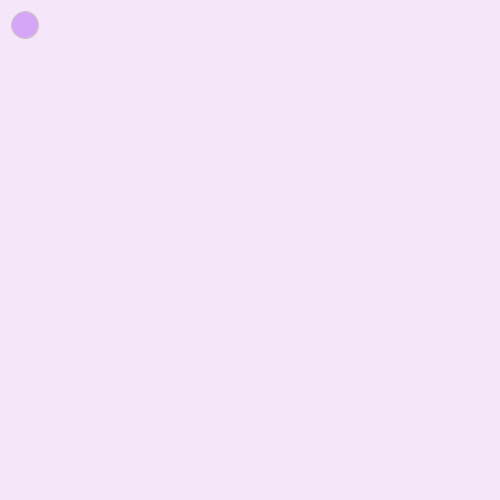
Frame 1 (no input)
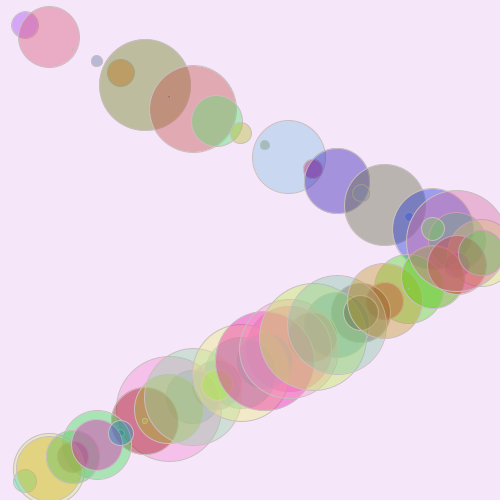
Frame 60 (the mouse pressed at the canvas centre just before this capture)
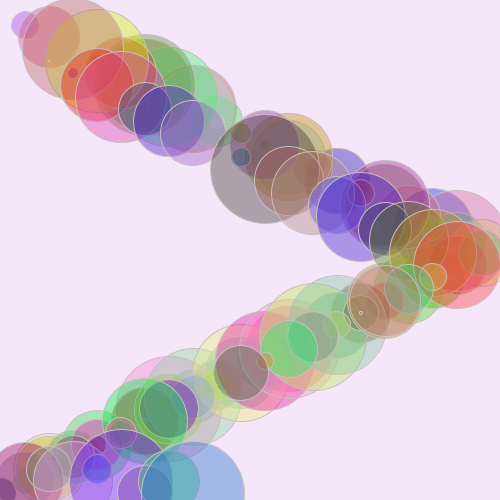
Frame 120 (the mouse held since frame 60 and released just before this capture)

The Processing sketch that drew these frames (run headless with seeded random() and noise(); from frame 60 on, the mouse is pressed at the canvas centre):

// Processing sketch: processing_22265
// ── processing_22265.pde

int xspeed = 24;
int yspeed = 12;
int radius = 25;
int xPosition = radius;
int yPosition = radius;

void setup() { 
  size(500,500);
  background(245,230,250);
}

void draw() {

  
  
  stroke(200,190,190);
  fill(random(255), random(255), random(255), 100);
  float radius = random (55);
  ellipse (xPosition,yPosition,radius*2,radius*2);
  xPosition = xPosition + xspeed;
  
  yPosition = yPosition + yspeed;
  
  if (xPosition > width-radius || xPosition < radius) {
   xspeed = xspeed * -1;
  } 
  if (yPosition > height-radius || yPosition< radius) {
    yspeed = yspeed *-1;
  }
  
}
                
                                                
